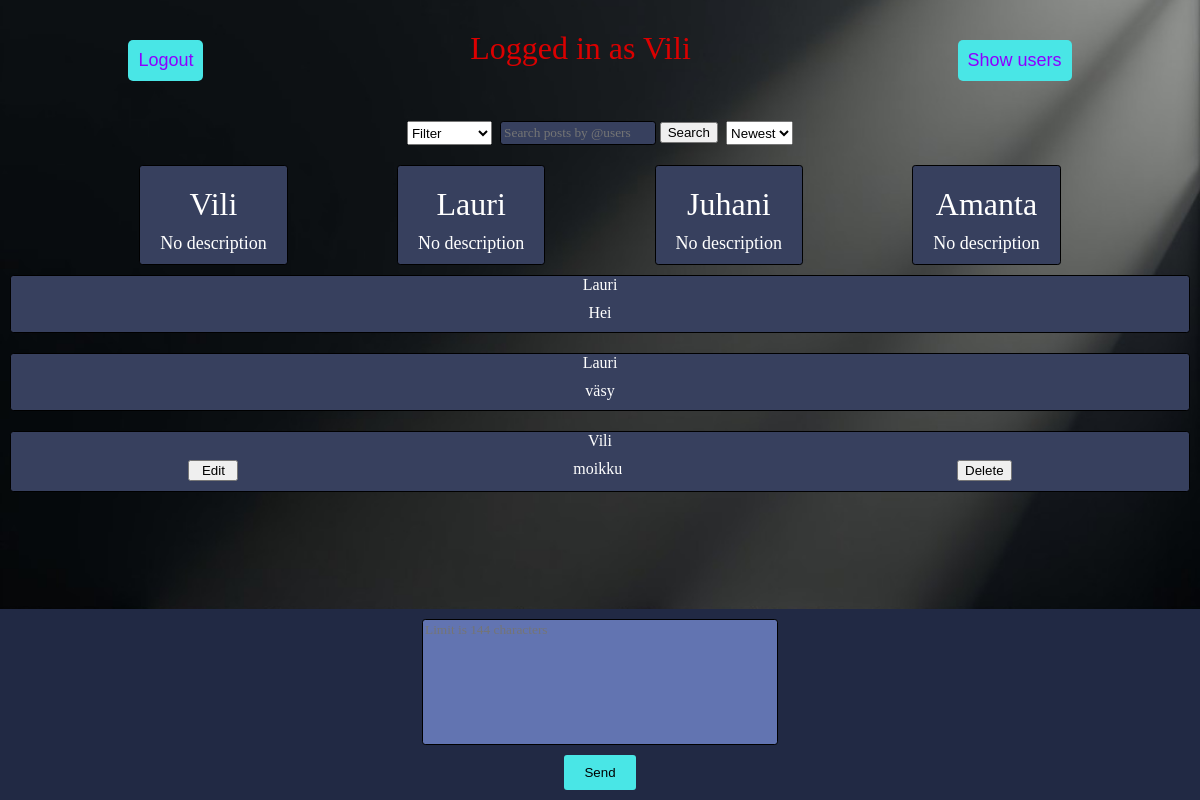
The page /index.php (signed in) on the database as committed earlier.
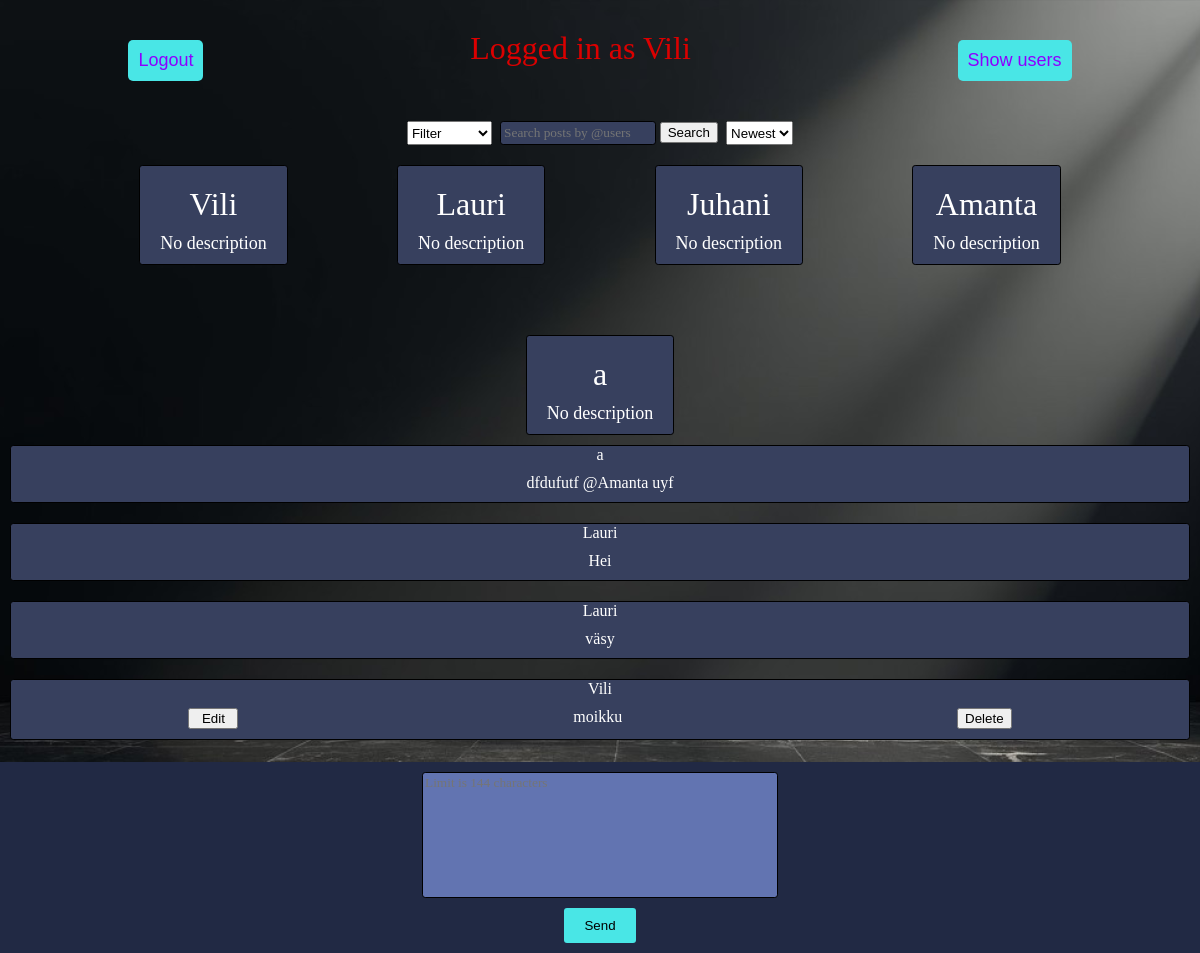
The same page on the database as committed later.
### tables this page shows
CREATE TABLE `users` (
  `id` int(11) NOT NULL,
  `name` varchar(255) NOT NULL,
  `password` varchar(255) NOT NULL,
  `email` varchar(255) NOT NULL
);

CREATE TABLE `posts` (
  `id` int(11) NOT NULL,
  `content` varchar(255) NOT NULL,
  `sender` int(11) NOT NULL
);

### index.php (the view, shortened to what this page needs)
<?php
include 'dbyhteys.php';
?>
<!DOCTYPE html>
<html lang="en">
<head>
    <link rel="stylesheet" href="style.css">
</head>
<body>
    <div id="topbar">
        <?php
        if (isset($_SESSION["user"])) {
            ?>
            <form action="logout.php" method="POST">
                <input id="logoutButton" type="submit" value="Logout">
            </form>
            <?php
        }
        ?>
        <div id="user">
            <?php
                if (isset($_SESSION["user"])) {
                    echo "Logged in as " . $_SESSION["user"]["name"];
                }
            ?>
        </div>
        <?php
        if (isset($_SESSION["user"])) {
            ?>
            <button class="showButton" id="showUserButton" onclick="
                document.querySelector('#showUserButton').style.display = 'none';
                document.querySelector('#showPostsButton').style.display = 'block';
                document.querySelector('#posts').style.display = 'none';
                document.querySelector('#showUserForm').style.display = 'block';
                ">Show users
            </button>
            <?php
        }
        ?>
    </div>
    <?php
    if ($_SESSION != null) {
        ?>
        <div id="Filters">
            <select id="filterSelect" onChange="filterSelect()">
                <option value="" disabled selected>Filter</option>
            </select>
            <div id="search">
                <input id="searchInput" type="text" placeholder="Search posts by @users ">
                <button id="searchButton">Search</button>
            </div>
            <select id="sortSelect" onChange="sortSelect()">
                <option value="Newest">Newest</option>
            </select>
        </div>
        <?php
    }
    ?>
    <div id="users">
        <?php
        if (isset($_SESSION["user"])) {
            $users = $conn->query("SELECT * FROM `users`")->fetchAll();
            foreach ($users as $user) {
                echo "<div class='user'>" . $user["name"] . "<br><div class='userDescription'>" .
                $user["description"];
                if ($user["description"] == null) {
                    echo "No description";
                }
                echo "<br>" . $user["creation_date"] . "</div></div>";
            }
        }
        ?>
    </div>
    <div id="posts">
        <?php
        $posts = $conn->query("SELECT * FROM `posts`")->fetchAll();
        foreach ($posts as $post) {
            echo "<div class='post'>";
            $user = $conn->query("SELECT * FROM `users` WHERE `id` = " . $post['sender'])->fetch();
            echo $user["name"] . "<br><div class='contentRow'>";
            if (isset($_SESSION["user"]["id"]) && $post["sender"] == $_SESSION["user"]["id"]) {
                ?>
                <button class="editButton" onclick="
                    this.closest('.post').querySelector('.editButton').style.display = 'none';
                    this.closest('.post').querySelector('.postContent').style.display = 'none';
                    this.closest('.post').querySelector('.postDelete').style.display = 'none';
                    this.closest('.post').querySelector('.editForm').style.display = 'block';
                    this.closest('.post').querySelector('.editContent').value = this.closest('.post').querySelector('.postContent').innerText;
                    this.closest('.post').querySelector('.editId').value = this.closest('.post').querySelector('.postDelete input').value;
                    ">Edit
                </button>
                <?php
            }
            echo "<div class='postContent'>" . $post["content"] . "</div>";
            if (isset($_SESSION["user"]["id"]) && $post["sender"] == $_SESSION["user"]["id"]) {
                ?>
                <form class="postDelete" action="deletepost.php" method="POST">
                    <input type="submit" value="Delete">
                </form>
                <?php
            }
            echo "</div></div>";
          }
        ?>
    </div>
    <?php
    if (isset($_SESSION["user"])) {
        ?>
        <div id="sendbox">
            <form action="sendpost.php" method="POST" id="sendboxForm">
                <textarea
                    rows="2"
                    cols="25"
                    id ="sendInputbox"
                    type="text"
                    name="content"
                    id="content"
                    maxlength="144"
                    placeholder="Limit is 144 characters"
                    ></textarea>
                <input id ="sendbutton" type="submit" value="Send">
            </form>
        </div>
        <?php
    }
    ?>
</body>
</html>

### style.css (style rules this page uses)
body { display: flex; flex-direction: column; text-align: center; background-image: url('./pics/frogger.jpg'); background-image: url('./pics/image-cache.jpg'); background-image: url('./pics/image-cache.jpg'); background-size: cover; background-position: center; margin: 0; min-height: 100vh; font-family: 'Indie Flower', cursive; color: #FFFF; }
#topbar { display: flex; justify-content: space-around; padding-block: 20px; }
.showButton { margin-top: 20px; background-color: rgb(73, 230, 230); padding: 10px; font-size: 1.5vw; color: rgb(140, 0, 255); border-radius: 5px; border: none; }
#logoutButton { margin-top: 20px; background-color: rgb(73, 230, 230); padding: 10px; font-size: 1.5vw; color: rgb(140, 0, 255); border-radius: 5px; border: none; }
.editButton { width: 50px; }
#user { color:#db0000; font-size: xx-large; padding: 10px; }
#Filters { display: flex; justify-content: center; padding-block: 20px; }
#searchInput { background-color: rgb(55, 64, 94); width: 63%; color: #FFFF; border-radius: 0.1vh; border-radius: 0.4vh; border: solid 0.1vh black; font-family: 'Indie Flower', cursive; padding: 3px; }
#users { display: flex; justify-content: space-evenly; flex-wrap: wrap; gap: 70px; padding-inline: 100px; }
.user { font-size: xx-large; background-color: rgb(55, 64, 94); padding: 20px; max-width: 300px; border-radius: 0.4vh; border: solid 0.1vh black; }
.userDescription { font-size: large; display: flex; align-items: center; height: 70%; }
#posts { display: flex; flex-direction: column-reverse; padding-bottom: 160px; }
.post { background-color: rgb(55, 64, 94); border: solid 0.1vh black; margin: 10px; border-radius: 0.4vh; }
#sendbox { position: fixed; left: 0; right: 0; bottom: 0; background-color: rgb(33, 41, 68); padding-block: 10px; }
#sendboxForm { display: flex; justify-content: center; flex-direction: column; gap: 10px; align-items: center; }
#sendInputbox { background-color: rgb(98, 116, 177); width: 40%; max-width: 350px; height: 120px; border-radius: 0.1vh; border-radius: 0.4vh; border: solid 0.1vh black; font-family: 'Indie Flower', cursive; resize: none; color: #FFFF; }
#sendbutton { background-color: rgb(73, 230, 230); border: none; border-radius: 0.1vh; border-radius: 3px; padding-inline: 20px; padding-block: 10px; height: 50%; }
.contentRow { display: flex; justify-content: space-around; margin: 10px; text-align: center; }

Rows that differ between the two databases and show on the page:
added users: name "a", shows "No description"
added posts: sender.name "a", content "dfdufutf @Amanta uyf"
